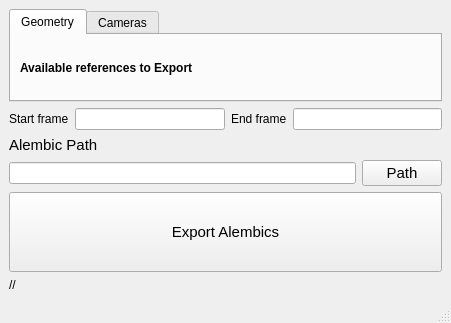
<?xml version="1.0" encoding="UTF-8"?>
<ui version="4.0">
 <class>window_alembicExport</class>
 <widget class="QMainWindow" name="window_alembicExport">
  <property name="geometry">
   <rect>
    <x>0</x>
    <y>0</y>
    <width>451</width>
    <height>323</height>
   </rect>
  </property>
  <property name="windowTitle">
   <string>MKF_alembicExport</string>
  </property>
  <widget class="QWidget" name="lyt_main">
   <layout class="QGridLayout" name="gridLayout">
    <item row="1" column="0">
     <layout class="QVBoxLayout" name="lyt_vertical_bottom">
      <item>
       <layout class="QGridLayout" name="lyt_middle">
        <item row="1" column="1">
         <widget class="QLineEdit" name="txt_startFrame"/>
        </item>
        <item row="1" column="2">
         <widget class="QLabel" name="lbl_endFrame">
          <property name="font">
           <font>
            <pointsize>9</pointsize>
           </font>
          </property>
          <property name="text">
           <string>End frame</string>
          </property>
         </widget>
        </item>
        <item row="1" column="0">
         <widget class="QLabel" name="lbl_startFrame">
          <property name="font">
           <font>
            <pointsize>9</pointsize>
           </font>
          </property>
          <property name="text">
           <string>Start frame</string>
          </property>
         </widget>
        </item>
        <item row="1" column="3">
         <widget class="QLineEdit" name="txt_endFrame"/>
        </item>
       </layout>
      </item>
      <item>
       <layout class="QGridLayout" name="lyt_grid_path">
        <item row="1" column="0">
         <widget class="QLineEdit" name="txt_path"/>
        </item>
        <item row="1" column="1">
         <widget class="QPushButton" name="btn_path">
          <property name="font">
           <font>
            <pointsize>11</pointsize>
           </font>
          </property>
          <property name="text">
           <string>Path</string>
          </property>
         </widget>
        </item>
        <item row="0" column="0">
         <widget class="QLabel" name="lbl_AlembicPath">
          <property name="font">
           <font>
            <pointsize>11</pointsize>
           </font>
          </property>
          <property name="text">
           <string>Alembic Path</string>
          </property>
         </widget>
        </item>
       </layout>
      </item>
      <item>
       <widget class="QPushButton" name="btn_exportAlembic">
        <property name="minimumSize">
         <size>
          <width>0</width>
          <height>80</height>
         </size>
        </property>
        <property name="font">
         <font>
          <pointsize>11</pointsize>
         </font>
        </property>
        <property name="text">
         <string>Export Alembics</string>
        </property>
       </widget>
      </item>
      <item>
       <widget class="QLabel" name="lbl_status">
        <property name="text">
         <string>//</string>
        </property>
       </widget>
      </item>
     </layout>
    </item>
    <item row="0" column="0">
     <layout class="QVBoxLayout" name="lyt_vertical_references">
      <property name="topMargin">
       <number>0</number>
      </property>
      <item>
       <widget class="QTabWidget" name="tabs_widget">
        <property name="tabPosition">
         <enum>QTabWidget::North</enum>
        </property>
        <property name="tabShape">
         <enum>QTabWidget::Rounded</enum>
        </property>
        <property name="currentIndex">
         <number>0</number>
        </property>
        <property name="elideMode">
         <enum>Qt::ElideNone</enum>
        </property>
        <property name="documentMode">
         <bool>false</bool>
        </property>
        <property name="tabsClosable">
         <bool>false</bool>
        </property>
        <property name="movable">
         <bool>false</bool>
        </property>
        <widget class="QWidget" name="tab_geo">
         <attribute name="title">
          <string>Geometry</string>
         </attribute>
         <layout class="QVBoxLayout" name="verticalLayout_3">
          <item>
           <layout class="QGridLayout" name="gridLayout_2">
            <item row="0" column="0">
             <widget class="QLabel" name="lbl_alembicGeo">
              <property name="font">
               <font>
                <pointsize>9</pointsize>
                <weight>75</weight>
                <bold>true</bold>
               </font>
              </property>
              <property name="text">
               <string>Available references to Export</string>
              </property>
             </widget>
            </item>
           </layout>
          </item>
         </layout>
        </widget>
        <widget class="QWidget" name="tab_cams">
         <attribute name="title">
          <string>Cameras</string>
         </attribute>
         <layout class="QVBoxLayout" name="verticalLayout">
          <item>
           <layout class="QGridLayout" name="gridLayout_3">
            <item row="0" column="0">
             <widget class="QLabel" name="lbl_alembicCams">
              <property name="font">
               <font>
                <pointsize>9</pointsize>
                <weight>75</weight>
                <bold>true</bold>
               </font>
              </property>
              <property name="text">
               <string>Available cameras to export</string>
              </property>
             </widget>
            </item>
           </layout>
          </item>
         </layout>
        </widget>
       </widget>
      </item>
      <item>
       <layout class="QGridLayout" name="lyt_grid_references"/>
      </item>
     </layout>
    </item>
   </layout>
  </widget>
  <widget class="QMenuBar" name="menubar">
   <property name="geometry">
    <rect>
     <x>0</x>
     <y>0</y>
     <width>451</width>
     <height>21</height>
    </rect>
   </property>
  </widget>
  <widget class="QStatusBar" name="statusbar"/>
 </widget>
 <resources/>
 <connections/>
</ui>
